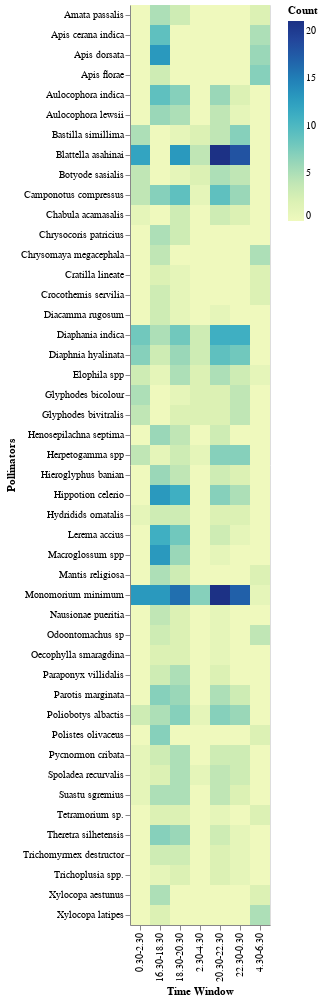

Write notebook code for a chart like this one.
### Code cell
# prompt: Using dataframe df3: provide the code where it will show the growth of the pollinators with respect to the time given also suggest which graph is suitable.

# This dataset is not structured in a way that easily supports plotting growth over time.
# The time columns appear to represent distinct time windows rather than a continuous timeline.
# To visualize the distribution of pollinators across these time windows, you could consider a heatmap.

import altair as alt

df3_melted = df3.melt(id_vars=['Pollinators'], value_vars=['16.30-18.30', '18.30-20.30', '20.30-22.30', '22.30-0.30', '0.30-2.30', '2.30-4.30', '4.30-6.30'],
                      var_name='Time Window', value_name='Count')

alt.Chart(df3_melted).mark_rect().encode(
    x='Time Window:O',
    y='Pollinators:O',
    color='Count:Q'
)

### Figure 1 — Vega-Lite specification as saved in the notebook (floating-point values rounded to 4 significant figures; data arrays with more than 128 entries replaced by an {"elided": "..."} marker saying what was removed)
{"config": {"view": {"continuousWidth": 400, "continuousHeight": 300}}, "data": {"name": "data-d00fbc390c843e5b4fe08624a1a4526d"}, "mark": "rect", "encoding": {"color": {"field": "Count", "type": "quantitative"}, "x": {"field": "Time Window", "type": "ordinal"}, "y": {"field": "Pollinators", "type": "ordinal"}}, "$schema": "https://vega.github.io/schema/vega-lite/v4.17.0.json", "datasets": {"data-d00fbc390c843e5b4fe08624a1a4526d": {"elided": "329 records"}}}
